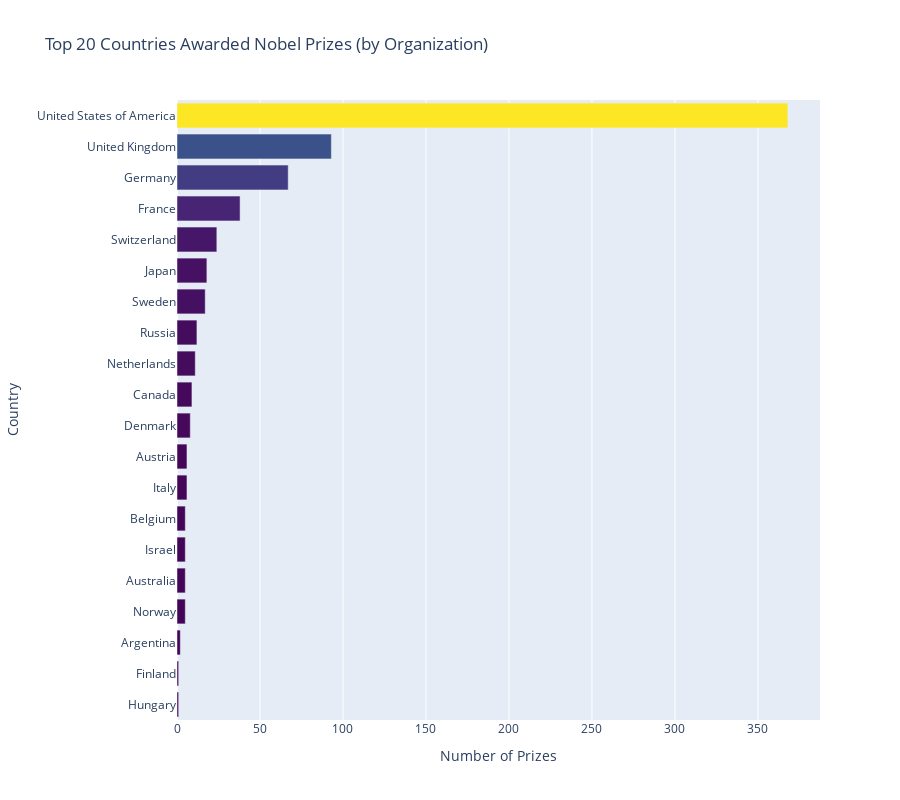

Here is the notebook cell this chart was saved with:
### Markdown cell above
*"birth_country_current"* has the greatest number of total prizes reported, and includes unaffiliated individuals, which is especially important for prizes in literature and peace. However, the *"organization_country"* probably more accurately represents where the work was done - i.e. Marie Curie came from Poland, but did her work in France.

### Code cell
# plt.figure(figsize=(14,12), dpi=300)
top_20_countries_org = df_data.groupby(by='organization_country', as_index=False).agg({'prize':pd.Series.count})
top_20_countries_org = top_20_countries_org.sort_values(by='prize')[-20:]
h_bar = px.bar(top_20_countries_org, y='organization_country', x='prize', 
              title='Top 20 Countries Awarded Nobel Prizes (by Organization)', 
              labels={'organization_country':'Country', 'prize':'Number of Prizes'},
              orientation='h',
              color='prize',
              color_continuous_scale='Viridis',
              height=800)

h_bar.update_layout(yaxis_dtick=1,
                    coloraxis_showscale=False)

h_bar.show()

### Figure 1 — Plotly figure (JSON) as saved in the notebook; plotly's stock layout.template omitted (floating-point values rounded to 4 significant figures)
{"data": [{"alignmentgroup": "True", "hovertemplate": "Number of Prizes=%{marker.color}<br>Country=%{y}<extra></extra>", "legendgroup": "", "marker": {"color": [1, 1, 2, 5, 5, 5, 5, 6, 6, 8, 9, 11, 12, 17, 18, 24, 38, 67, 93, 368], "coloraxis": "coloraxis", "pattern": {"shape": ""}}, "name": "", "offsetgroup": "", "orientation": "h", "showlegend": false, "textposition": "auto", "type": "bar", "x": [1, 1, 2, 5, 5, 5, 5, 6, 6, 8, 9, 11, 12, 17, 18, 24, 38, 67, 93, 368], "xaxis": "x", "y": ["Hungary", "Finland", "Argentina", "Norway", "Australia", "Israel", "Belgium", "Italy", "Austria", "Denmark", "Canada", "Netherlands", "Russia", "Sweden", "Japan", "Switzerland", "France", "Germany", "United Kingdom", "United States of America"], "yaxis": "y"}], "layout": {"barmode": "relative", "coloraxis": {"colorbar": {"title": {"text": "Number of Prizes"}}, "colorscale": [[0, "#440154"], [0.1111, "#482878"], [0.2222, "#3e4989"], [0.3333, "#31688e"], [0.4444, "#26828e"], [0.5556, "#1f9e89"], [0.6667, "#35b779"], [0.7778, "#6ece58"], [0.8889, "#b5de2b"], [1, "#fde725"]], "showscale": false}, "height": 800, "legend": {"tracegroupgap": 0}, "title": {"text": "Top 20 Countries Awarded Nobel Prizes (by Organization)"}, "xaxis": {"anchor": "y", "domain": [0, 1], "title": {"text": "Number of Prizes"}}, "yaxis": {"anchor": "x", "domain": [0, 1], "dtick": 1, "title": {"text": "Country"}}}}
